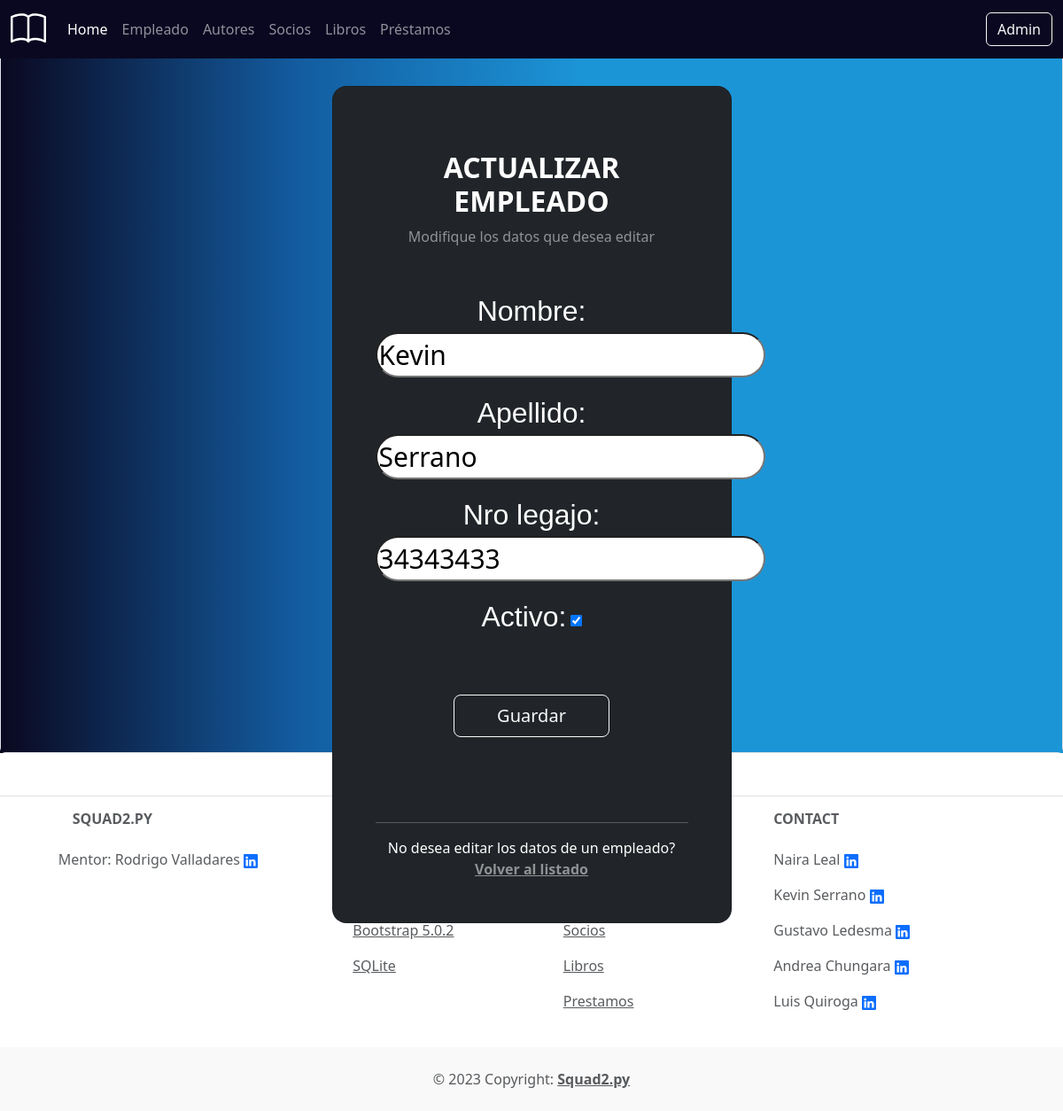
/biblioteca/actualizar_empleado/1/, run on the app's committed database.
### biblioteca/models.py (models this page shows, shortened)
class Empleado(models.Model):
    nombre = models.CharField(max_length=30)
    apellido = models.CharField(max_length=30)
    nro_legajo = models.CharField(max_length=30)
    activo = models.BooleanField(default=True)

### biblioteca/views.py (the view)
# urls.py: path('actualizar_empleado/<int:empleado_id>/', views.actualizar_empleado, name='actualizar_empleado'),
def actualizar_empleado(request, empleado_id):
    empleado = get_object_or_404(Empleado, id=empleado_id)
    if request.method == "POST":
        form = ActualizarEmpleado(request.POST, instance = empleado)
        if form.is_valid():
            form.save()
            return HttpResponseRedirect('/biblioteca/empleados/listado')
    else:
        form = ActualizarEmpleado(instance = empleado)
    return render(request, 'empleado/formulario_actualizar_empleado.html', {"formularioActualizarEmpleado": form})

### biblioteca/forms.py
class ActualizarEmpleado(forms.ModelForm): # Luis
    class Meta:
        model = Empleado
        fields = ('__all__')

### templates/empleado/formulario_actualizar_empleado.html (shortened to what this page needs)
{% extends 'home/navbar.html' %}
{% load static %}
{% block estilos %}
<link rel="stylesheet" href="{% static 'styles/forms.css' %}">
{% endblock estilos %}
{% block content %}
    <form method="post" class="form-control text-center">
        <section class="vh-100 gradient-custom">
            <div class="container py-5 h-100">
                <div class="row d-flex justify-content-center align-items-center h-100">
                    <div class="col-12 col-md-8 col-lg-6 col-xl-5">
                        <div class="card bg-dark text-white" style="border-radius: 1rem;">
                            <div class="card-body p-5 text-center">
                                <div class="mb-md-5 mt-md-4 pb-5">
                                    <h2 class="fw-bold mb-2 text-uppercase">Actualizar empleado</h2>
                                    <p class="text-white-50 mb-5">Modifique los datos que desea editar</p>
                                    {{ formularioActualizarEmpleado.as_p }}
                                    <button class="btn btn-outline-light btn-lg px-5 mt-5" type="submit">Guardar</button>
                                </div>
                                <div>
                                    <hr>
                                    <p class="mb-0">No desea editar los datos de un empleado? <a href="{% url 'listado_empleados' %}" class="text-white-50 fw-bold">Volver al listado</a></p>
                                </div>
                            </div>
                        </div>
                    </div>
                </div>
            </div>
        </section>
    </form>
{% endblock %}

### static/styles/forms.css (style rules this page uses)
label { font-size: 32px; font-family:Verdana, Geneva, Tahoma, sans-serif }
input { font-size: 30px; border-radius: 30px; }
#id_activo { font-size: 50px; }
.form-control { margin: 0; padding: 0; }
.gradient-custom { background: rgb(10,8,32); background: linear-gradient(90deg, rgba(10,8,32,1) 0%, rgba(19,92,160,1) 28%, rgba(28,149,215,1) 55%, rgba(28,149,215,1) 100%); }

### static/styles/style.css (style rules this page uses)
body { margin: 0; padding: 0; }
.f-color { color: #0A0820; }

### data on the page
Empleado: nombre "Kevin", apellido "Serrano", nro_legajo "34343433", activo "☑"
